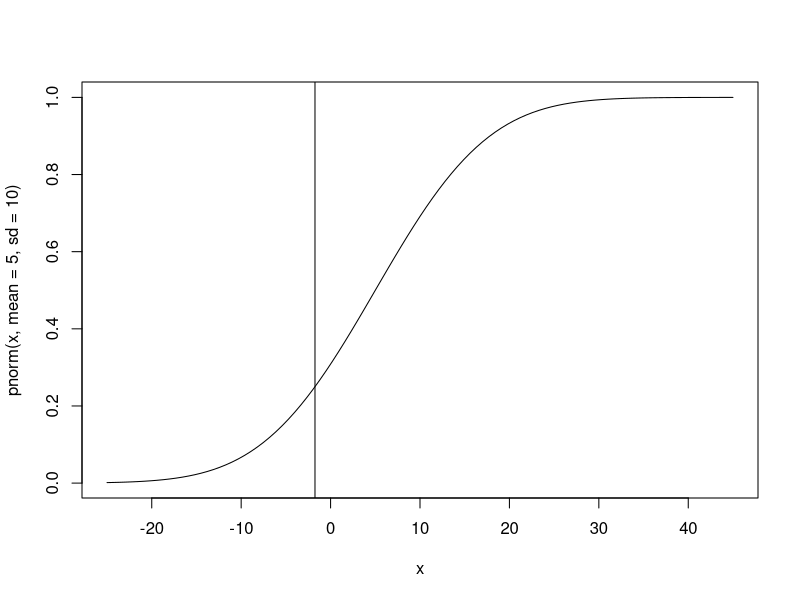
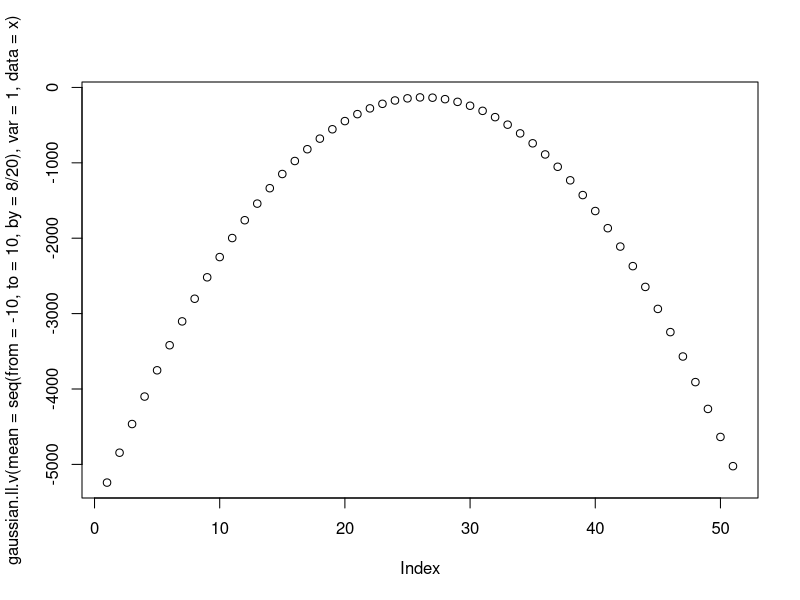

R code for these plots, in order:
## ---- chunk 1
#' This function calculates the cumulative distribution for a guassian random variable. 
#' 
#' @param x The x variable is a vector of all the values being run through the function
#' @param mean This is the mean of the distribution
#' @param var This is the variance of the distribution
#' 
#' @return cdf This w ill return the cdf of the normal distribution for a given set of numbers
pgauss<- function(x, mean = 0, var = 1){
  cdf<-rep(NA, length(x))
  for(i in 1:length(x)){
    cdf[i]<-integrate(f=function(x) dnorm(x, mean=mean, sd=sqrt(var)), lower=-Inf, upper=x[i])[[1]]
  
  }
    return(cdf)
}

## ---- chunk 2
1 - pgauss(3, 1, 2) # Find probability

1- pnorm(3, mean=1, sd=sqrt(2)) # Check answer
## ---- chunk 3
curve(pnorm(x, mean = 5, sd = 10), from = -25, to = 45) # Plot CDF
abline(v=qnorm(0.25, mean = 5, sd =10)) # Add vertical line
## ---- chunk 4
#'
#'
#'
#'
#'
#'

qgauss <- function(q, mean = 0, var=1){
  a.vector <- rep(0, length(q))
  for(i in 1:length(q)){
    a <- function(x) pgauss(x, mean, var) - q[i]
    a.vector[i] <- uniroot(a, c(mean-3*sqrt(var), mean+3*sqrt(var)))[[1]]
  }
  return(a.vector)
}
## ---- chunk 5
qgauss(0.25, 5, 100)
qnorm(0.25, mean=5, sd=10)
## ---- chunk 6
#' Compute the log-likelihood function for a Gaussian random sample
#'
#' @param mean the presumed mean (mu)
#' @param var for the assumed variance (sigma^2)
#' @param data a vector containing the sample (x1,x1,...xn)
#' @return the value of the log-likelihood function for the sample

gaussian.ll <- function(mean, var, data) {
  n <- length(data)
  
  sum <- 0
  
  for (i in 1:n) {
    sum <- sum + (data[i] - mean)^2
  }
  
  log.likelihood <- (-n/2)*log(2*pi*var) - (1/(2*var))*sum
  
  return(log.likelihood)
}

gaussian.ll(mean = 0, var = 1, data = c(1, 2, 3, 4, 5)) # Check to make sure function works

log.l <- (-5/2)*log(2*pi) - (1/2)*(1 + 4 + 9 + 16 + 25)

log.l # Same answer so the function runs and gives correct output
## ---- chunk 7
#' A vectorized version of gaussian.ll()
#'
#' @param mean a vector containing a range of mean (mu) values
#' @param var for the assumed variance (sigma^2)
#' @param data a vector containing the sample (x1,x1,...xn)
#' @return the values of the log-likelihood function for the sample

gaussian.ll.v <- function(mean, var, data) {
  n <- length(data)
  
  sum.vector <- rep(0, length(mean))
  
  for (k in 1:length(mean)) {
    
    sum <- 0
    
    mean.to.use <- mean[k]
    
  for (i in 1:n) {
    
    sum <- sum + (data[i] - mean.to.use)^2
    
  }
    sum.vector[k] <- sum
  
  }
  log.likelihood <- rep(0, length(mean))
  
  for (h in 1:length(mean)) {
    log.likelihood[h] <- (-n/2)*log(2*pi*var) - (1/(2*var))*sum.vector[h]
  }
  
  return(log.likelihood)
}

gaussian.ll.v(mean = c(0,1), var = 1, data = c(1,2,3)) # Check that function works

check1 <- (-3/2)*log(2*pi) - (1/2)*(14) # Log-likelihood for first mean

check1 # Correct output

check2 <- (-3/2)*log(2*pi) - (1/2)*(5) # Log-likelihood for second mean

check2 # Correct output
## ---- chunk 8
set.seed(1) # Set seed so the random sample does not change each time the code runs

x <- rnorm(100, mean = 0, sd = 1) # Create vector x with a random sample of size 100 from a Gaussian distribution with mean 0 and variance 1

plot(gaussian.ll.v(mean = seq(from = -10, to = 10, by = 8/20), var = 1, data = x)) # Plot the log-likelihood function 
